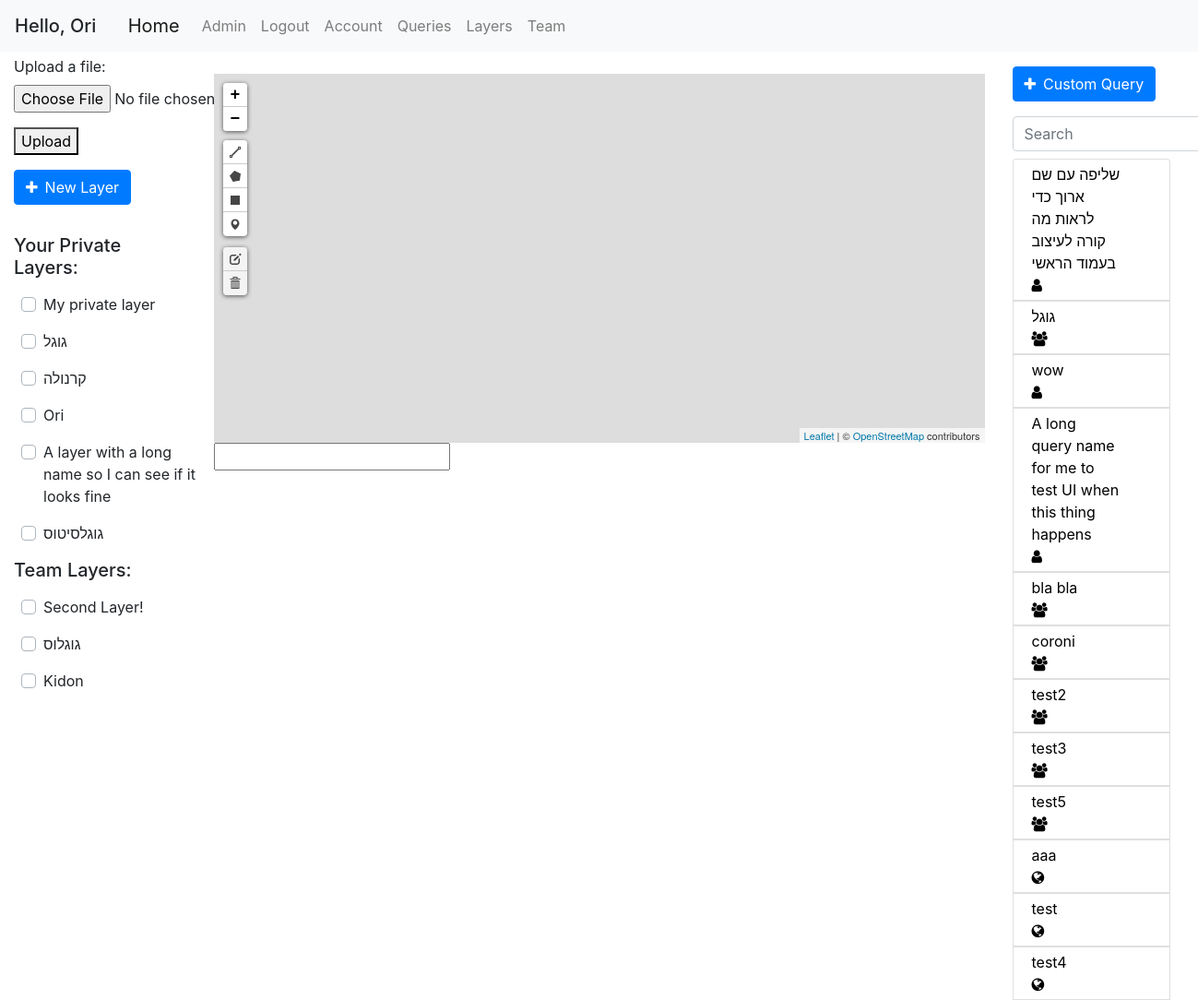
The app's page /home (signed in) with its own data.
### geoportal/models.py (models this page shows, shortened)
class User(db.Model, UserMixin):
    id = db.Column(db.Integer, primary_key=True)
    username = db.Column(db.String(20), unique=True, nullable=False)
    email = db.Column(db.String(120), unique=True, nullable=False)
    first_name = db.Column(db.String(20), nullable=False, default='')
    last_name = db.Column(db.String(20), nullable=False, default='')
    password = db.Column(db.String(60), nullable=False)
    team_id = db.Column(db.Integer, db.ForeignKey('team.id'))
    roles = db.relationship('Role', secondary='user_roles')
    layers = db.relationship('Layer', backref='user', lazy=True)
    queries = db.relationship('Query', backref='user', lazy=True)
    preferences = db.relationship('UserPreferences', backref='user', lazy=True)
    def has_role(self, role_name):
        for role in self.roles:
            if role.name == role_name:
                return True
        return False

class Layer(db.Model):
    id = db.Column(db.Integer, primary_key=True)
    name = db.Column(db.String(100), nullable=False)
    user_id = db.Column(db.Integer, db.ForeignKey('user.id'), nullable=False)
    default_color = db.Column(db.String(20), default='blue')
    only_user = db.Column(db.Boolean, default=True)
    only_team = db.Column(db.Boolean, default=False)
    public = db.Column(db.Boolean, default=False)
    points = db.relationship('Point', backref='layer', lazy=True)
    polygons = db.relationship('Polygon', backref='layer', lazy=True)

class Query(db.Model):
    id = db.Column(db.Integer, primary_key=True)
    user_id = db.Column(db.Integer, db.ForeignKey('user.id'), nullable=False, default=0)
    query_name = db.Column(db.String(120))
    db_name = db.Column(db.String(20))
    date_uploaded = db.Column(db.DateTime, nullable=False, default=datetime.datetime.now)
    last_update_time = db.Column(db.DateTime, nullable=False, default=datetime.datetime.now)
    query_text = db.Column(db.Text, nullable=False, default='')
    only_user = db.Column(db.Boolean, default=False)
    only_team = db.Column(db.Boolean, default=False)
    public = db.Column(db.Boolean, default=True)
    parameters = db.relationship('QueryTextParameters', backref='query', lazy=True)

### geoportal/main/views.py (the view)
@main.route('/')
@main.route('/home')
def home():
    return render_template('home.html', queries=get_allowed_queries(), layers=get_allowed_layers(), favorite_layers=get_favorite_layers(), preferences=current_user.preferences[0])

### geoportal/mapping/utils.py (called while the page is built)
def marked_layers_first(layers):
    return sorted(layers, key=lambda layer: UserMarkedLayer.query.filter(and_(UserMarkedLayer.layer_id == layer.id, UserMarkedLayer.user_id == current_user.id)).first() is not None, reverse=True)

def get_allowed_layers():
    if current_user.is_authenticated:
        layers = Layer.query.all()
        authorized_layers = []
        for layer in layers:
            if (layer.only_team and User.query.get(layer.user_id).team_id == current_user.team_id) or layer.user_id == current_user.id:
                authorized_layers.append(layer)
        layers = authorized_layers
        layers = marked_layers_first(layers)
    else:
        layers = []
    return layers

def get_favorite_layers():
    if current_user.is_authenticated:
        marked_layers = db.session.query(UserMarkedLayer.layer_id).filter_by(user_id=current_user.id).all()
        return [layer[0] for layer in marked_layers]
    return []

### geoportal/models.py (called while the page is built)
@login_manager.user_loader
def load_user(user_id):
    return User.query.get(int(user_id))

### geoportal/queries/utils.py (called while the page is built)
def marked_queries_first(queries):
    return sorted(queries, key=lambda query: UserMarkedQuery.query.filter(and_(UserMarkedQuery.query_id == query.id, UserMarkedQuery.user_id == current_user.id)).first() is not None, reverse=True)

def get_allowed_queries():
    if current_user.is_authenticated:
        queries = Query.query.order_by(Query.only_user.desc(), Query.public).all()
        authorized_queries = []
        for query in queries:
            if query.public or (query.only_team and User.query.get(query.user_id).team_id == current_user.team_id) or query.user_id == current_user.id:
                authorized_queries.append(query)
        queries = authorized_queries
        queries = marked_queries_first(queries)
    else:
        queries = Query.query.filter_by(public=True).all()
    return queries

### geoportal/templates/home.html (shortened to what this page needs)
{% extends "base.html" %}
{% block left_sidebar %}
{% if current_user.is_authenticated %}
<form id="geofile-upload">
    <div class="form-group">
        <label for="geofile" class="mt-1">Upload a file:</label>
        <input type="file" id="geofile" name="geofile" accept=".csv, .xlsx">
    </div>
    <button type="submit">Upload</button>
</form>
<button type="button" class="btn btn-primary mb-3 mt-3" data-toggle="modal" data-target="#add-layer">
  <span class="fa fa-plus mr-2"></span>New Layer
</button>
{% endif %}
{% if current_user.is_authenticated %}
    <h5 class="disply-5 mt-3">Your Private Layers:</h5>
    {% for layer in layers %}
        {% if layer.only_user %}
        <div class="row ml-2 mt-3 custom-control custom-checkbox justify-content-between">
            <label class="custom-control-label" for="checkbox-{{ layer.id }}">{{ layer.name }}</label>
        </div>
        {% endif %}
    {% endfor %}
    <h5 class="disply-5 mt-3">Team Layers:</h5>
    {% for layer in layers %}
        {% if layer.only_team %}
        <div class="row ml-2 mt-3 custom-control custom-checkbox">
            <label class="custom-control-label" for="checkbox-{{ layer.id }}">{{ layer.name }}</label>
        </div>
        {% endif %}
    {% endfor %}
{% endif %}
{% endblock left_sidebar %}
{% block content %}
<div id="myMap" class="mt-4"></div>
<input type="text" id="current-point">
{% endblock content %}
{% block right_sidebar %}
<button type="button" class="btn btn-primary mt-3" data-toggle="modal" data-target="#run-query">
  <span class="fa fa-plus mr-2"></span>Custom Query
</button>
<br>
<form class="form-inline my-2 my-lg-0">
    <input class="form-control mr-sm-2 mt-3 mb-2" type="search" placeholder="Search" aria-label="Search" id="queries_search" onkeyup="filterQueries()">
</form>
<div class="col-sm-12 pl-0">
    <div class="list-group">
    {% for query in queries %}
        <button name="query-selector" class="list-group-item pb-1 pt-1" id="{{ query.id }}" style="text-align: justify;">
            <div class="row justify-content-between pr-2">
                <div class="col-sm-10" style="text-align: left">
                    {{ query.query_name }}
                </div>
                <div class="col-sm-1">
                    {% if query.only_user %}
                        <span class="fa fa-user"></span>
                    {% elif query.only_team %}
                        <span class="fa fa-users"></span>
                    {% else %}
                        <span class="fa fa-globe"></span>
                    {% endif %}
                </div>
            </div>
        </button>
    {% endfor %}
    </div>
</div>
{% endblock right_sidebar %}

### geoportal/templates/base.html (shortened to what this page needs)
<!DOCTYPE html>
<html lang="en">
<head>
    <link rel="stylesheet" href="/static/css/bootstrap/bootstrap.min.css"/>
    <link rel="stylesheet" href="/static/css/style.css"/>
    <link rel="stylesheet" href="/static/css/leaflet/leaflet.css"/>
    <link rel="stylesheet" href="/static/css/leaflet/leaflet.draw.css"/>
    <link rel="stylesheet" href="/static/css/jquery/jquery.dataTables.min.css">
    <link rel="stylesheet" href="https://cdnjs.cloudflare.com/ajax/libs/font-awesome/4.7.0/css/font-awesome.min.css">
    <link rel="stylesheet" href="/static/css/utils/pretty-checkbox.min.css">
    <link rel="stylesheet" href="/static/css/leaflet/leaflet.contextmenu.css">
</head>
<body>
    <header class="site-header">
        <nav class="navbar navbar-expand-lg navbar-fixed-top navbar-light bg-light">
            {% if current_user.is_authenticated %}
            <h5 class="mt-2">Hello, {{ current_user.first_name }}</h5>
            {% endif %}
            <div class="container">
                <a class="navbar-brand" href="{{ url_for('main.home') }}">Home</a>
                <div class="collapse navbar-collapse" id="navbarSupportedContent">
                    <ul class="navbar-nav mr-auto">
                        {% if current_user.is_authenticated %}
                            {% if current_user.has_role('Admin') %}
                                <li class="nav-item"><a class="nav-link" href="/admin">Admin</a></li>
                            {% endif %}
                            <li class="nav-item"><a class="nav-link" href="{{ url_for('users.logout') }}">Logout</a></li>
                            <li class="nav-item"><a class="nav-link" href="{{ url_for('users.account') }}">Account</a></li>
                            <li class="nav-item"><a class="nav-link" href="{{ url_for('queries.get_queries') }}">Queries</a></li>
                            <li class="nav-item"><a class="nav-link" href="{{ url_for('mapping.get_layers') }}">Layers</a></li>
                            {% if current_user.team_id %}
                                <li class="nav-item"><a class="nav-link" href="{{ url_for('users.team') }}">Team</a></li>
                            {% else %}
                                <li class="nav-item"><a class="nav-link" href="{{ url_for('users.new_team') }}">Create Team</a></li>
                            {% endif %}
                        {% else %}
                            <li class="nav-item"><a class="nav-link" href="{{ url_for('users.login') }}">Login</a></li>
                            <li class="nav-item"><a class="nav-link" href="{{ url_for('users.register') }}">Register</a></li>
                        {% endif %}
                    </ul>
                </div>
            </div>
        </nav>
    </header>
    <div class="container-fluid" id="content">
        <div class="row">
            <div class="col-md-3 col-lg-2 sidebar">
                {% block left_sidebar %}{% endblock %}
            </div>
            <div class="col-md-6 col-lg-8 main">
                {% block content %}{% endblock %}
            </div>
            <div class="col-md-3 col-lg-2 sidebar" id="right-sidebar">
                {% block right_sidebar %}{% endblock %}
            </div>
        </div>
    </div>
</body>
</html>

### geoportal/static/css/style.css (style rules this page uses)
#myMap { height: 400px; }

### geoportal/static/css/leaflet/leaflet.css (style rules this page uses)
.leaflet-container { overflow: hidden; }
.leaflet-container.leaflet-touch-drag { -ms-touch-action: pinch-zoom; touch-action: none; touch-action: pinch-zoom; }
.leaflet-container { -webkit-tap-highlight-color: transparent; }
.leaflet-grab { cursor: -webkit-grab; cursor: -moz-grab; cursor: grab; }
.leaflet-container { background: #ddd; outline: 0; }
.leaflet-container { font: 12px/1.5 "Helvetica Neue", Arial, Helvetica, sans-serif; }

### records on screen
User: first_name "Ori"
Layer: name "My private layer"
Layer: name "גוגל"
Layer: name "קרנולה"
Layer: name "Ori"
Layer: name "A layer with a long name so I can see if it looks fine"
Layer: name "גוגלסיטוס"
Layer: name "Second Layer!"
Layer: name "גוגלוס"
Layer: name "Kidon"
Query: query_name "שליפה עם שם ארוך כדי לראות מה קורה לעיצוב בעמוד הראשי", only_user True (drawn)
Query: query_name "גוגל", only_user False (drawn)
Query: query_name "wow", only_user True (drawn)
Query: query_name "A long query name for me to test UI when this thing happens", only_user True (drawn)
Query: query_name "bla bla", only_user False (drawn)
Query: query_name "coroni", only_user False (drawn)
Query: query_name "test2", only_user False (drawn)
Query: query_name "test3", only_user False (drawn)
Query: query_name "test5", only_user False (drawn)
Query: query_name "aaa", only_user False (drawn)
Query: query_name "test", only_user False (drawn)
Query: query_name "test4", only_user False (drawn)
